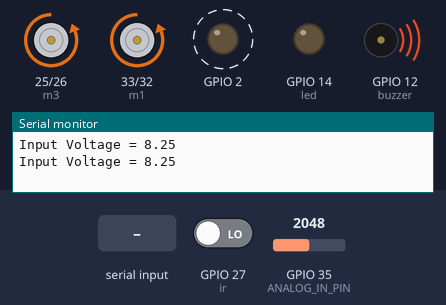
The sketch below on a simulated ESP32. Shown: motor-driver pin pairs drawn as motors (green arrow = first pin HIGH = forward, orange = second pin HIGH = backward, longer = more drive), output pins drawn as LEDs (lit = HIGH), buzzer (waves = sounding, pin HIGH), the last lines printed to the serial monitor. Dashed ring = blinking. Inputs (shaded band) come from the test bench; at power-on: GPIO 27 (ir) LOW, GPIO 35 (ANALOG_IN_PIN) = 2048. Nothing arrives over Bluetooth unless stated.

Above: at 2.9 s.
3.0 s: GPIO 27 (ir) driven HIGH
At 3.37 s:
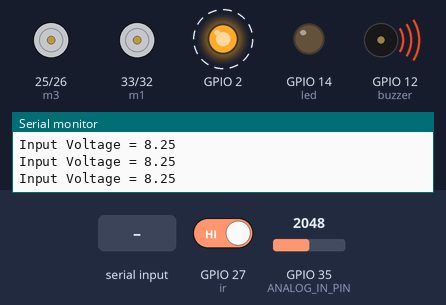
6.5 s: "FORWARD" received over the second serial link
At 7.81 s:
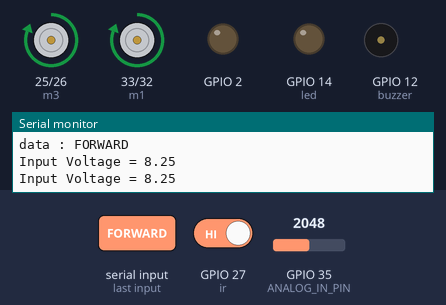
10.0 s: GPIO 35 (ANALOG_IN_PIN) set to 1558
13.5 s: GPIO 35 (ANALOG_IN_PIN) set to 1445
At 16.9 s:
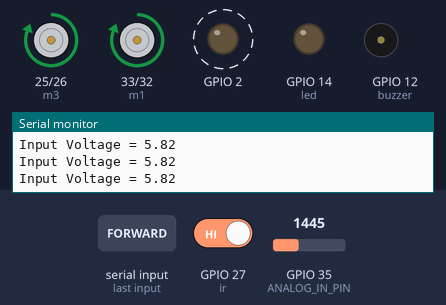
17.0 s: "BACKWARD" received over the second serial link
At 18.47 s:
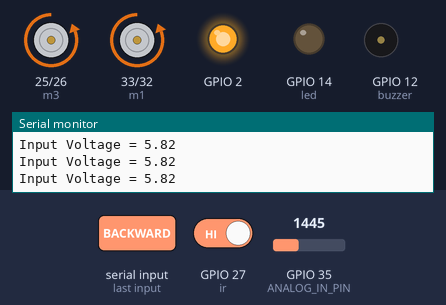
20.5 s: "LEFT" received over the second serial link
At 21.55 s:
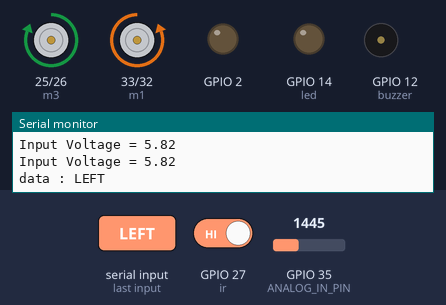
Timing chart, 0 to 25.0 s (numbered marks = the images above; inputs shaded):
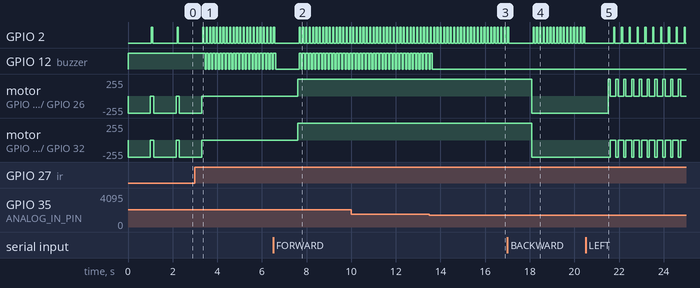

The sketch:

VOICE_CONTROLLED_IoT_ROBOT.ino
```cpp
#include<BluetoothSerial.h>
BluetoothSerial bt;
String data=" ";
String status=" ";

#define m1 33
#define m2 32
#define m3 25
#define m4 26

#define ANALOG_IN_PIN 35
float adc_voltage = 0.0;
float in_voltage = 0.0;
float R1 = 30000.0;
float R2 = 7500.0;
float ref_voltage = 3.3;
int adc_value = 0;

#define ir 27
int ir_sense;

#define buzzer 12

#define led 14

int i=0,j=0,k=0,l=0,m=0;

void setup()
{
  Serial.begin(9600);
  bt.begin("ESP VOICE ROBOT");

  pinMode(ANALOG_IN_PIN,INPUT);
  pinMode(ir,INPUT);

  pinMode(2,OUTPUT);
  digitalWrite(2,LOW);

  pinMode(buzzer,OUTPUT);
  digitalWrite(buzzer,LOW);

  pinMode(led,OUTPUT);
  digitalWrite(led,LOW);

  pinMode(m1,OUTPUT);
  pinMode(m2,OUTPUT);
  pinMode(m3,OUTPUT);
  pinMode(m4,OUTPUT);

  digitalWrite(m1,LOW);
  digitalWrite(m2,LOW);
  digitalWrite(m3,LOW);
  digitalWrite(m4,LOW);
}
void loop()
{
  ir_sense=digitalRead(ir);
  ir_sense=1-ir_sense;

  if(ir_sense==1)
  {
    data=" ";
    bt.println("OBJECT DETECTED");
    digitalWrite(buzzer,HIGH);
    stop();
    backward();
    delay(1000);
    stop();
  }
  else
  {
    digitalWrite(buzzer,LOW);

    bt_loop();
  }

  volt_loop();

  digitalWrite(2,HIGH);delay(50);digitalWrite(2,LOW);delay(50);
}
void bt_loop()
{
  if(bt.available()>0)
  {
    data=" ";
    data=bt.readString();
    Serial.print("data : ");Serial.println(data);
  }

  if(data=="FORWARD" || data=="Forward" || data=="forward")
  {
    forward();
  }
  else if(data=="BACKWARD" || data=="Backward" || data=="backward")
  {
    backward();
  }
  else if(data=="LEFT" || data=="Left" || data=="left")
  {
    left();
    delay(100);
    stop();
    delay(100);
  }
  else if(data=="RIGHT" || data=="Right" || data=="right")
  {
    right();
    delay(100);
    stop();
    delay(100);
  }
  else if(data=="STOP" || data=="Stop" || data=="stop")
  {
    stop();
  }
  else if(data=="LIGHT" || data=="Light" || data=="light")
  {
    data=" ";
    i=i+1;
    if(i==1)
    {
      digitalWrite(led,HIGH);
    }
    else
    {
      i=0;
      digitalWrite(led,LOW);
    }
  }
  else if(data=="SOUND" || data=="Sound" || data=="sound")
  {
    data=" ";
    j=j+1;
    if(j==1)
    {
      digitalWrite(buzzer,HIGH);
      delay(500);
    }
    else
    {
      j=0;
      digitalWrite(buzzer,LOW);
    }
  }
  else if(data=="VOLTAGE" || data=="Voltage" || data=="voltage")
  {
    data=" ";
    String val=String("VOLTAGE : ")+String(in_voltage)+String("V");
    bt.println(val);
  }
}
void forward()
{
  digitalWrite(m1,HIGH);
  digitalWrite(m2,LOW);
  digitalWrite(m3,HIGH);
  digitalWrite(m4,LOW);
}
void backward()
{
  digitalWrite(m1,LOW);
  digitalWrite(m2,HIGH);
  digitalWrite(m3,LOW);
  digitalWrite(m4,HIGH);
}
void right()
{
  digitalWrite(m1,HIGH);
  digitalWrite(m2,LOW);
  digitalWrite(m3,LOW);
  digitalWrite(m4,HIGH);
}
void left()
{
  digitalWrite(m1,LOW);
  digitalWrite(m2,HIGH);
  digitalWrite(m3,HIGH);
  digitalWrite(m4,LOW);
}
void stop()
{
  digitalWrite(m1,LOW);
  digitalWrite(m2,LOW);
  digitalWrite(m3,LOW);
  digitalWrite(m4,LOW);
}

void volt_loop()
{
  adc_value = analogRead(ANALOG_IN_PIN);
  adc_voltage  = (adc_value * ref_voltage) / 4096.0;
  in_voltage = adc_voltage*(R1+R2)/R2;
  Serial.print("Input Voltage = ");
  Serial.println(in_voltage, 2);
  delay(50);

  if(in_voltage >= 6 || in_voltage <= 3)
  {
    digitalWrite(buzzer,HIGH);
    bt.println("VOLTAGE FLUCTUATION DETECTED");
  }
  else
  {
    digitalWrite(buzzer,LOW);
  }
}
```

Measured:
- the behaviour switches between 1490 and 1489 on GPIO 35 (ANALOG_IN_PIN) (found by bisection; images 2 and 3)
- after the input at 3.0 s, GPIO 2: alternates HIGH for 0.05 s and LOW for 0.10 s, starting after 0.50 s; GPIO 12 (buzzer): alternates HIGH for 0.10 s and LOW for 0.05 s, starting after 0.45 s; motor on GPIO 25 (m3) / GPIO 26 (m4), motor on GPIO 33 (m1) / GPIO 32 (m2): goes on until 3.3 s, then stays stopped
- after the input at 6.5 s, motor on GPIO 25 (m3) / GPIO 26 (m4), motor on GPIO 33 (m1) / GPIO 32 (m2): stopped → forward 255/255 after 1.1 s
- after the input at 13.5 s, GPIO 12 (buzzer): goes on until 13.6 s, then stays LOW
- after the input at 17.0 s, motor on GPIO 25 (m3) / GPIO 26 (m4), motor on GPIO 33 (m1) / GPIO 32 (m2): forward 255/255 → backward 255/255 after 1.1 s
- after the input at 20.5 s, GPIO 2: alternates HIGH for 0.05 s and LOW for 0.30 s, starting after 1.3 s; motor on GPIO 25 (m3) / GPIO 26 (m4): alternates forward 255/255 for 0.10 s and stopped for 0.25 s, starting after 1.0 s; motor on GPIO 33 (m1) / GPIO 32 (m2): alternates backward 255/255 for 0.10 s and stopped for 0.25 s, starting after 1.1 s
- by itself, GPIO 2: alternates HIGH for 0.05 s and LOW for 1.1 s
- by itself, motor on GPIO 25 (m3) / GPIO 26 (m4), motor on GPIO 33 (m1) / GPIO 32 (m2): alternates backward 255/255 for 1.0 s and stopped for 0.15 s
